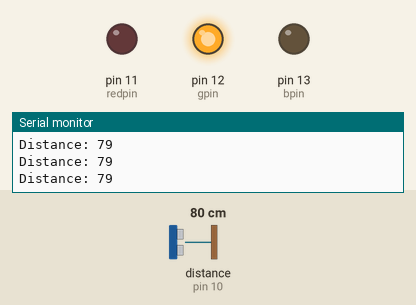
A sketch run on a simulated Arduino Uno, built with avr-gcc and run on an emulated ATmega328P. Shown: output pins drawn as LEDs (lit = HIGH), the last lines printed to the serial monitor. Wiring (inferred from the names in the program): ultrasonic range finder: trigger pin 9; echo pin 10. The inputs (shaded band) are chosen by the test bench; at power-on: distance to the obstacle (sensor on pin 10) 80 cm. The echo pulse lasts 58.3 µs per cm; pins used as bus, display or sensor lines are not drawn.

Above: at 1.2 s.
1.3 s: distance to the obstacle (sensor on pin 10) set to 25 cm
2.8 s: distance to the obstacle (sensor on pin 10) set to 20 cm
At 3.9 s:
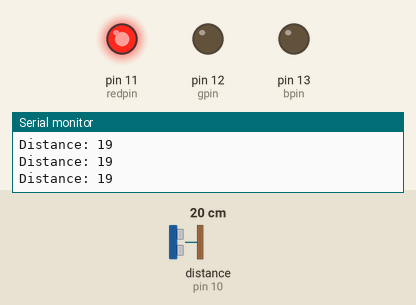
4.3 s: distance to the obstacle (sensor on pin 10) set to 35 cm
At 5.1 s:
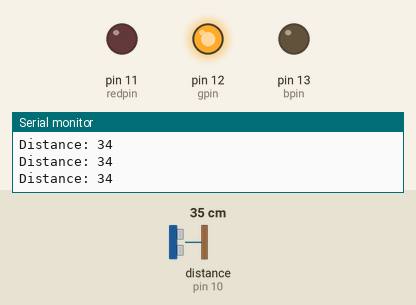
7.3 s: distance to the obstacle (sensor on pin 10) set to 18 cm
At 8.5 s:
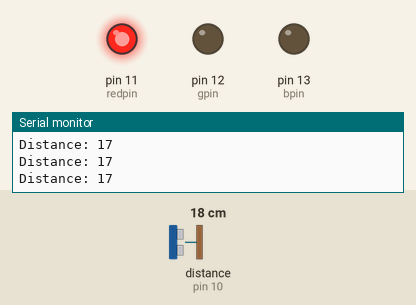
Timing chart, 0 to 9.8 s (numbered marks = the images above; inputs shaded):
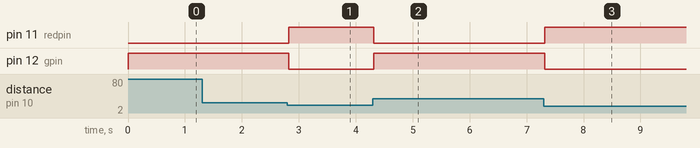

The sketch:

Traffic_Light.ino
```cpp
const int trigPin = 9;
const int echoPin = 10;
int redpin = 11;
int gpin = 12;
int bpin = 13;
// defines variables


long duration;
int distance;
void setup() {
pinMode(trigPin, OUTPUT); // Sets the trigPin as an Output
pinMode(echoPin, INPUT); // Sets the echoPin as an Input
pinMode(redpin, OUTPUT);
analogWrite(redpin, 255);
pinMode(gpin, OUTPUT);
pinMode(bpin, OUTPUT);
Serial.begin(9600); // Starts the serial communication
}


void loop() {
  // Clears the trigPin
  digitalWrite(trigPin, LOW);
  delayMicroseconds(2);
  // Sets the trigPin on HIGH state for 10 micro seconds
  digitalWrite(trigPin, HIGH);
  delayMicroseconds(10);
  digitalWrite(trigPin, LOW);
  // Reads the echoPin, returns the sound wave travel time in microseconds
  duration = pulseIn(echoPin, HIGH);
  // Calculating the distance
  distance= duration*0.034/2;
  // Prints the distance on the Serial Monitor
  Serial.print("Distance: ");
  Serial.println(distance);


  if(distance > 20)
  {
    analogWrite(redpin, 0);

    analogWrite(gpin, 255);

    analogWrite(bpin, 0);
  }
  else
  {
    analogWrite(redpin, 255);

    analogWrite(gpin, 0);

    analogWrite(bpin, 0);
  }

}
```

Measured:
- the behaviour switches between 22 and 21 cm on distance to the obstacle (sensor on pin 10) (found by bisection; images 0 and 1)
- after the input at 2.8 s, pin 11 (redpin): LOW → HIGH at once; pin 12 (gpin): HIGH → LOW at once
- after the input at 4.3 s, pin 11 (redpin): HIGH → LOW at once; pin 12 (gpin): LOW → HIGH at once
- after the input at 7.3 s, pin 11 (redpin): LOW → HIGH at once; pin 12 (gpin): HIGH → LOW at once
